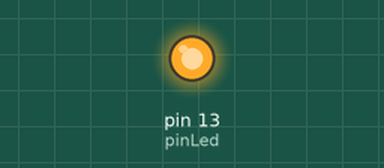
Simulated run of this sketch. Board: Arduino Uno, built with avr-gcc and run on an emulated ATmega328P. Shown: output pins drawn as LEDs (lit = HIGH).

Above: at 0.1 s.
At 30.1 s:
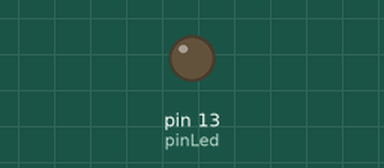
Timing chart, 0 to 31.6 s (numbered marks = the images above):
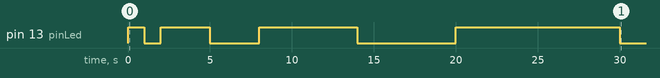

The sketch:

lezione_0_blink.ino
```cpp
/*
  esercizio per la Lezione 0 del corso Arduino 2019 del GOLEM

  Accendere e spegnere un LED con pause che vanno da 1 a 5 secondi e poi tornare decrescendo fino a 1 secondo

  by Vincenzo Nesta
  14/02/2019

*/

//inizializzazione costanti e variabili
const byte pinLed = LED_BUILTIN;
int pausa = 1000; // 1 secondo
boolean ciclo = 1; // ciclo uguale 1 incremento della pausa, ciclo = 0 decremento della pausa
int inc_dec = 0; // incremento/decremento - variabile da 0s a 4s
int max_inc_dec = 5000; // incremento/decremento massimo (+/- 5s)
int min_inc_dec = 1000; // incremento/decremento minimo (+/- 1s)

// the setup function runs once when you press reset or power the board
void setup()
{
  // initialize digital pin LED_BUILTIN as an output.
  pinMode(pinLed, OUTPUT);
}

// the loop function runs over and over again forever
void loop()
{
  if (ciclo = 1) { // inizio ciclo con incremento
  digitalWrite(pinLed, HIGH); // turn the LED on (HIGH is the voltage level)
  delay(pausa + inc_dec);             // wait for "pausa + inc_dec"
  digitalWrite(pinLed, LOW);  // turn the LED off by making the voltage LOW
  delay(pausa + inc_dec);             // wait for "pausa" - variabile da 1000 a 5000
  inc_dec = inc_dec + 1000; // incremento di 1s
  pausa = pausa + inc_dec; // incremento intervallo
  if (pausa > max_inc_dec) {  // fine ciclo con incremento
    ciclo = !ciclo; // inverto il ciclo
    }
  }
  else { // ciclo = 0 ?!?
    // inizio ciclo decremento
    inc_dec = 0; // azzero l'inc/dec
    pausa = max_inc_dec; // setto la pausa al massimo NON VA BENE!?!
    digitalWrite(pinLed, HIGH); // turn the LED on (HIGH is the voltage level)
    delay(pausa + inc_dec);             // wait for "pausa" - variabile da 1000 a 5000
    digitalWrite(pinLed, LOW);  // turn the LED off by making the voltage LOW
    delay(pausa + inc_dec);             // wait for "pausa" - variabile da 1000 a 5000
    inc_dec = inc_dec - 1000; // decremento di 1s
    pausa = pausa + inc_dec;
    if (pausa < min_inc_dec) {
      pausa = 1000; // ho raggiunto 1 s, riporto la pausa a 1 s
      ciclo = !ciclo; // ed inverto il ciclo
      inc_dec = 0;  // azzero l'inc/dec
      }
    } // fine ciclo con decremento
  }
```

Measured:
- by itself, pin 13 (pinLed): LOW → HIGH at 0.00 s, → LOW 1.0 s later, → HIGH 1.0 s later, → LOW 3.0 s later, … (8 changes in this stretch)
